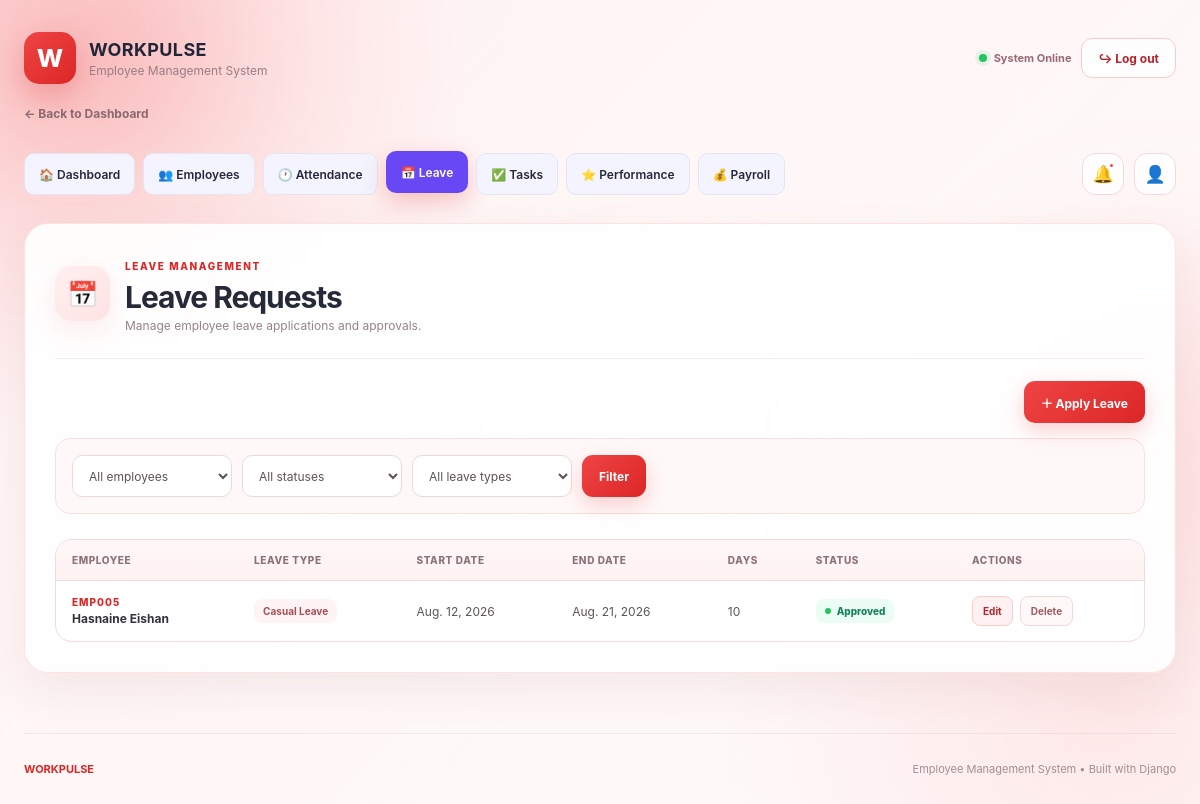
Screenshot of /leaves/ (signed in) with the database file from the repository.
### core/models.py (models this page shows, shortened)
class Leave(models.Model):
    LEAVE_TYPE_CHOICES = [
        ('casual', 'Casual Leave'),
        ('sick', 'Sick Leave'),
        ('annual', 'Annual Leave'),
        ('emergency', 'Emergency Leave'),
        ('unpaid', 'Unpaid Leave'),
    ]
    STATUS_CHOICES = [
        ('pending', 'Pending'),
        ('approved', 'Approved'),
        ('rejected', 'Rejected'),
    ]
    employee = models.ForeignKey(
        Employee,
        on_delete=models.CASCADE,
        related_name='leaves'
    )
    leave_type = models.CharField(
        max_length=20,
        choices=LEAVE_TYPE_CHOICES
    )
    start_date = models.DateField()
    end_date = models.DateField()
    days = models.PositiveIntegerField(
        default=1
    )
    reason = models.TextField(
        blank=True
    )
    status = models.CharField(
        max_length=20,
        choices=STATUS_CHOICES,
        default='pending'
    )
    applied_at = models.DateTimeField(
        auto_now_add=True
    )
    class Meta:
        ordering = ['-applied_at']

class Employee(models.Model):
    user = models.OneToOneField(
        User,
        on_delete=models.SET_NULL,
        null=True,
        blank=True,
        related_name='employee_profile'
    )
    employee_id = models.CharField(
        max_length=20,
        unique=True
    )
    full_name = models.CharField(
        max_length=100
    )
    email = models.EmailField(
        unique=True
    )
    phone = models.CharField(
        max_length=20
    )
    department = models.CharField(
        max_length=100
    )
    designation = models.CharField(
        max_length=100
    )
    joining_date = models.DateField()
    monthly_salary = models.DecimalField(
        max_digits=12,
        decimal_places=2,
        default=0
    )
    is_active = models.BooleanField(
        default=True
    )

### core/views.py (the view)
@admin_required
def leave_list(request):
    employee_filter = request.GET.get('employee', '')
    status_filter = request.GET.get('status', '')
    leave_type_filter = request.GET.get('leave_type', '')
    leaves = Leave.objects.select_related(
        'employee'
    ).all()
    if employee_filter:
        leaves = leaves.filter(employee_id=employee_filter)
    if status_filter:
        leaves = leaves.filter(status=status_filter)
    if leave_type_filter:
        leaves = leaves.filter(leave_type=leave_type_filter)
    return render(
        request,
        'core/leave_list.html',
        {
            'leaves': leaves
            , 'employees': Employee.objects.all(),
            'employee_filter': employee_filter,
            'status_filter': status_filter,
            'leave_type_filter': leave_type_filter,
            'leave_status_choices': Leave.STATUS_CHOICES,
            'leave_type_choices': Leave.LEAVE_TYPE_CHOICES,
        }
    )

### core/context_processors.py (called while the page is built)
def workpulse_notifications(request):
    if not request.user.is_authenticated:
        return {}
    notifications = Notification.objects.filter(recipient=request.user)
    return {
        'unread_notifications': notifications.filter(read_at__isnull=True)[:5],
        'unread_notification_count': notifications.filter(read_at__isnull=True).count(),
    }

### core/views.py (called while the page is built)
def admin_required(view):
    return never_cache(user_passes_test(
        lambda user: user.is_authenticated and user.is_staff,
        login_url='admin_login',
    )(view))

### core/templates/core/leave_list.html (shortened to what this page needs)
{% load static %}
<!DOCTYPE html>
<html lang="en">
<head>
    <link rel="stylesheet"
          href="{% static 'core/css/style.css' %}">
</head>
<body>
    <div class="bg-orb orb-one"></div>
    <main class="dashboard">
        <header class="topbar">
            <div class="brand">
                <div class="brand-icon">
                    W
                </div>
                <div>
                    <h2>
                        WORKPULSE
                    </h2>
                    <span>
                        Employee Management System
                    </span>
                </div>
            </div>
            <div class="top-actions">
                <div class="live-status">
                    <span></span>
                    System Online
                </div>
                <a
                    href="{% url 'logout' %}"
                    class="logout-btn"
                >
                    ↪ Log out
                </a>
            </div>
        </header>
        <a
            href="{% url 'dashboard_page' %}"
            class="back-dashboard"
        >
            ← Back to Dashboard
        </a>
        <nav class="main-navigation">
            <div class="nav-links">
                <a
                    href="{% url 'dashboard_page' %}"
                    class="nav-link"
                >
                    🏠 Dashboard
                </a>
                <a
                    href="{% url 'employee_list' %}"
                    class="nav-link"
                >
                    👥 Employees
                </a>
                <a
                    href="{% url 'attendance_list' %}"
                    class="nav-link"
                >
                    🕐 Attendance
                </a>
                <a
                    href="{% url 'leave_list' %}"
                    class="nav-link active"
                >
                    📅 Leave
                </a>
                <a
                    href="{% url 'task_list' %}"
                    class="nav-link"
                >
                    ✅ Tasks
                </a>
                <a
                    href="{% url 'performance_list' %}"
                    class="nav-link"
                >
                    ⭐ Performance
                </a>
                <a
                    href="{% url 'payroll_list' %}"
                    class="nav-link"
                >
                    💰 Payroll
                </a>
            </div>
            <div class="nav-actions">
                <div class="notification-wrapper">
                    <button
                        type="button"
                        class="nav-icon-button"
                        id="notificationButton"
                        title="Notifications"
                    >
                        🔔
                        <span
                            class="notification-dot"
                        ></span>
                    </button>
                </div>
                <div class="admin-wrapper">
                    <button
                        type="button"
                        class="nav-icon-button"
                        id="adminButton"
                        title="Administrator"
                    >
                        👤
                    </button>
                </div>
            </div>
        </nav>
        <section class="leave-card">
            <div class="form-heading">
                <div class="form-icon">
                    📅
                </div>
                <div>
                    <span class="section-label">
                        LEAVE MANAGEMENT
                    </span>
                    <h1>
                        Leave Requests
                    </h1>
                    <p>
                        Manage employee leave applications
                        and approvals.
                    </p>
                </div>
            </div>
            <div class="form-actions">
                <a
                    href="{% url 'leave_add' %}"
                    class="save-btn"
                >
                    ＋ Apply Leave
                </a>
            </div>
            <form
                method="get"
                class="filter-form"
            >
                <select name="employee">
                    <option value="">
                        All employees
                    </option>
                </select>
                <select name="status">
                    <option value="">
                        All statuses
                    </option>
                </select>
                <select name="leave_type">
                    <option value="">
                        All leave types
                    </option>
                </select>
                <button
                    type="submit"
                    class="save-btn"
                >
                    Filter
                </button>
            </form>
            <div class="table-wrapper">
                <table class="leave-table">
                    <thead>
                        <tr>
                            <th>
                                Employee
                            </th>
                            <th>
                                Leave Type
                            </th>
                            <th>
                                Start Date
                            </th>
                            <th>
                                End Date
                            </th>
                            <th>
                                Days
                            </th>
                            <th>
                                Status
                            </th>
                            <th>
                                Actions
                            </th>
                        </tr>
                    </thead>
                    <tbody>
                        {% for leave in leaves %}
                        <tr>
                            <td>
                                <span
                                    class="employee-id"
                                >
                                    {{ leave.employee.employee_id }}
                                </span>
                                <span
                                    class="employee-name"
                                >
                                    {{ leave.employee.full_name }}
                                </span>
                            </td>
                            <td>
                                <span
                                    class="leave-type"
                                >
                                    {{ leave.get_leave_type_display }}
                                </span>
                            </td>
                            <td>
                                {{ leave.start_date }}
                            </td>
                            <td>
                                {{ leave.end_date }}
                            </td>
                            <td>
                                {{ leave.days }}
                            </td>
                            <td>
                                {% if leave.status == 'pending' %}
                                    <span
                                        class="leave-status status-pending"
                                    >
                                        {{ leave.get_status_display }}
                                    </span>
                                {% elif leave.status == 'approved' %}
                                    <span
                                        class="leave-status status-approved"
                                    >
                                        {{ leave.get_status_display }}
                                    </span>
                                {% elif leave.status == 'rejected' %}
                                    <span
                                        class="leave-status status-rejected"
                                    >
                                        {{ leave.get_status_display }}
                                    </span>
                                {% else %}
                                    <span
                                        class="leave-status status-pending"
                                    >
                                        {{ leave.get_status_display }}
                                    </span>
                                {% endif %}
                            </td>
                            <td>
                                <div
                                    class="table-actions"
                                >
                                    <a
                                        href="{% url 'leave_edit' leave.id %}"
                                        class="table-action edit-action"
                                    >
                                        Edit
                                    </a>
                                    <a
                                        href="{% url 'leave_delete' leave.id %}"
                                        class="table-action delete-action"
                                    >
                                        Delete
                                    </a>
                                </div>
                            </td>
                        </tr>
                        {% endfor %}
                    </tbody>
                </table>
            </div>
        </section>
        <footer>
            <strong>
                WORKPULSE
            </strong>
            <p>
                Employee Management System
                •
                Built with Django
            </p>
        </footer>
    </main>
</body>
</html>

### core/static/core/css/style.css (style rules this page uses)
* { margin: 0; padding: 0; box-sizing: border-box; }
html { scroll-behavior: smooth; }
body { font-family: "Segoe UI", Arial, sans-serif; min-height: 100vh; color: #172033; overflow-x: hidden; background: radial-gradient(circle at 10% 20%, rgba(99,102,241,.14), transparent 30%), radial-gradient(circle at 90% 80%, rgba(16,185,129,.12), transparent 30%), linear-gradient(135deg, #f8f9ff, #eef2ff 50%, #f5fbff); }
.bg-orb { position: fixed; border-radius: 50%; filter: blur(80px); pointer-events: none; z-index: -1; animation: floatOrb 10s ease-in-out infinite; }
.orb-one { width: 280px; height: 280px; background: rgba(99,102,241,.18); top: 5%; left: -100px; }
.dashboard { width: min(1400px, 92%); margin: auto; padding: 30px 0 60px; }
.topbar { display: flex; justify-content: space-between; align-items: center; margin-bottom: 35px; }
.brand { display: flex; align-items: center; gap: 12px; }
.brand-icon { width: 45px; height: 45px; display: grid; place-items: center; color: white; font-weight: 800; font-size: 22px; border-radius: 14px; background: linear-gradient( 135deg, #6366f1, #8b5cf6 ); box-shadow: 0 10px 30px rgba(99,102,241,.35); }
.brand h2 { font-size: 17px; letter-spacing: 1px; }
.brand span { color: #8790a5; font-size: 11px; }
.top-actions { display: flex; align-items: center; gap: 18px; }
.live-status { font-size: 12px; color: #667085; }
.live-status span { display: inline-block; width: 7px; height: 7px; border-radius: 50%; background: #22c55e; box-shadow: 0 0 12px #22c55e; }
.eyebrow, .section-label { color: #6366f1; font-size: 11px; font-weight: 800; letter-spacing: 2px; }
.employee-id { color: #6366f1; font-size: 10px; font-weight: 800; letter-spacing: 1px; }
footer { display: flex; justify-content: space-between; margin-top: 60px; padding-top: 25px; border-top: 1px solid rgba(0,0,0,.06); color: #98a2b3; font-size: 11px; }
.form-heading { display: flex; align-items: center; gap: 18px; margin-bottom: 32px; }
.form-icon { width: 62px; height: 62px; display: grid; place-items: center; border-radius: 20px; font-size: 27px; background: linear-gradient( 135deg, #eeecff, #e0e7ff ); box-shadow: 0 10px 30px rgba(99,102,241,.12); }
.form-heading h1 { margin-top: 4px; font-size: 34px; letter-spacing: -1px; }
.form-heading p { color: #98a2b3; font-size: 13px; margin-top: 4px; }
.form-actions { display: flex; justify-content: flex-end; gap: 10px; padding-top: 22px; border-top: 1px solid #edf0f5; }
.cancel-btn, .save-btn { padding: 13px 20px; border-radius: 13px; font-size: 12px; font-weight: 700; text-decoration: none; cursor: pointer; transition: .25s; }
.save-btn { border: 0; color: white; background: linear-gradient( 135deg, #6366f1, #7c3aed ); box-shadow: 0 10px 25px rgba(99,102,241,.28); }
.main-navigation { display: flex; flex-wrap: wrap; gap: 8px; margin-bottom: 22px; }
.main-navigation a { padding: 9px 14px; border: 1px solid #e4e5f1; border-radius: 10px; background: #f3f4ff; color: #25283a; font-size: 12px; font-weight: 600; text-decoration: none; transition: transform .2s ease, background .2s ease, color .2s ease; }
.main-navigation a:hover, .main-navigation a.active { background: #6848f5; color: white; transform: translateY(-2px); }

### rows the page displays
Leave: employee.employee_id "EMP005", employee.full_name "Hasnaine Eishan", leave_type "Casual Leave", start_date "Aug. 12, 2026", end_date "Aug. 21, 2026", days "10", status "Approved"
